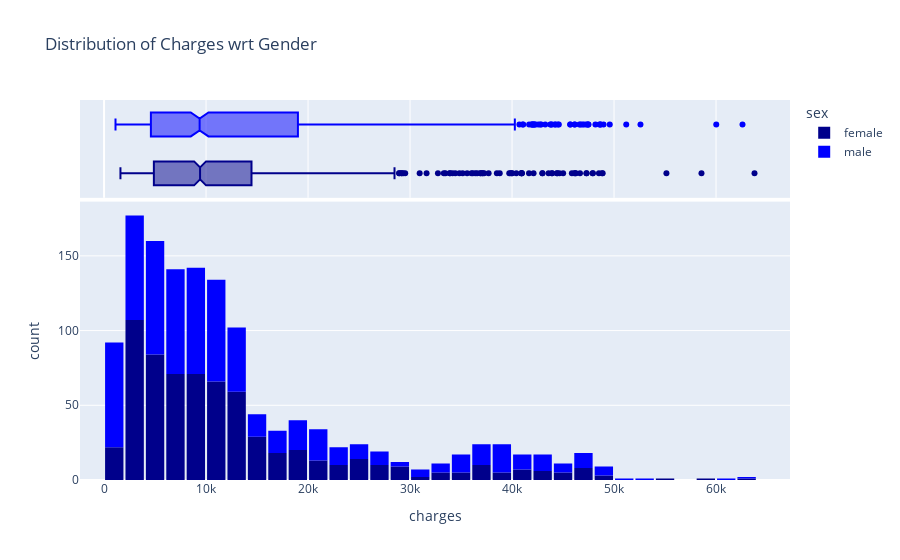

Here is the notebook cell this chart was saved with:
### Code cell
fig = px.histogram(
    data_frame = medical_df,
    x = "charges",
    marginal = "box",
    color = "sex",
    color_discrete_sequence = ["darkblue", "blue"],
    title = "Distribution of Charges wrt Gender"
)

fig.update_layout(bargap = 0.1)
fig.show()

### Figure 1 — Plotly figure (JSON) as saved in the notebook; plotly's stock layout.template omitted (floating-point values rounded to 4 significant figures; data arrays with more than 128 entries replaced by an {"elided": "..."} marker saying what was removed)
{"data": [{"alignmentgroup": "True", "bingroup": "x", "hovertemplate": "sex=female<br>charges=%{x}<br>count=%{y}<extra></extra>", "legendgroup": "female", "marker": {"color": "darkblue", "pattern": {"shape": ""}}, "name": "female", "offsetgroup": "female", "orientation": "v", "showlegend": true, "type": "histogram", "x": {"elided": "662 float values"}, "xaxis": "x", "yaxis": "y"}, {"alignmentgroup": "True", "hovertemplate": "sex=female<br>charges=%{x}<extra></extra>", "legendgroup": "female", "marker": {"color": "darkblue"}, "name": "female", "notched": true, "offsetgroup": "female", "showlegend": false, "type": "box", "x": {"elided": "662 float values"}, "xaxis": "x2", "yaxis": "y2"}, {"alignmentgroup": "True", "bingroup": "x", "hovertemplate": "sex=male<br>charges=%{x}<br>count=%{y}<extra></extra>", "legendgroup": "male", "marker": {"color": "blue", "pattern": {"shape": ""}}, "name": "male", "offsetgroup": "male", "orientation": "v", "showlegend": true, "type": "histogram", "x": {"elided": "676 float values"}, "xaxis": "x", "yaxis": "y"}, {"alignmentgroup": "True", "hovertemplate": "sex=male<br>charges=%{x}<extra></extra>", "legendgroup": "male", "marker": {"color": "blue"}, "name": "male", "notched": true, "offsetgroup": "male", "showlegend": false, "type": "box", "x": {"elided": "676 float values"}, "xaxis": "x2", "yaxis": "y2"}], "layout": {"bargap": 0.1, "barmode": "relative", "legend": {"title": {"text": "sex"}, "tracegroupgap": 0}, "title": {"text": "Distribution of Charges wrt Gender"}, "xaxis": {"anchor": "y", "domain": [0, 1], "title": {"text": "charges"}}, "xaxis2": {"anchor": "y2", "domain": [0, 1], "matches": "x", "showgrid": true, "showticklabels": false}, "yaxis": {"anchor": "x", "domain": [0, 0.7326], "title": {"text": "count"}}, "yaxis2": {"anchor": "x2", "domain": [0.7426, 1], "matches": "y2", "showgrid": false, "showline": false, "showticklabels": false, "ticks": ""}}}
